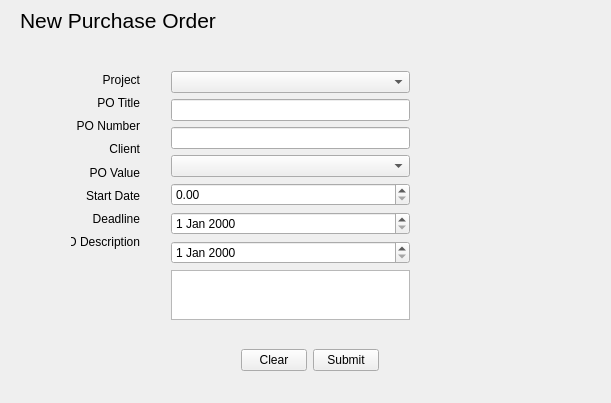
<?xml version="1.0" encoding="UTF-8"?>
<ui version="4.0">
 <class>PurchaseOrder</class>
 <widget class="QWidget" name="PurchaseOrder">
  <property name="geometry">
   <rect>
    <x>0</x>
    <y>0</y>
    <width>611</width>
    <height>403</height>
   </rect>
  </property>
  <property name="windowTitle">
   <string>Form</string>
  </property>
  <widget class="QWidget" name="verticalLayoutWidget">
   <property name="geometry">
    <rect>
     <x>160</x>
     <y>60</y>
     <width>261</width>
     <height>271</height>
    </rect>
   </property>
   <layout class="QVBoxLayout" name="verticalLayout">
    <item>
     <widget class="QComboBox" name="comboBox"/>
    </item>
    <item>
     <widget class="QLineEdit" name="lineEdit">
      <property name="text">
       <string/>
      </property>
     </widget>
    </item>
    <item>
     <widget class="QLineEdit" name="lineEdit_2">
      <property name="text">
       <string/>
      </property>
     </widget>
    </item>
    <item>
     <widget class="QComboBox" name="comboBox_2"/>
    </item>
    <item>
     <widget class="QDoubleSpinBox" name="doubleSpinBox"/>
    </item>
    <item>
     <widget class="QDateEdit" name="dateEdit"/>
    </item>
    <item>
     <widget class="QDateEdit" name="dateEdit_2"/>
    </item>
    <item>
     <widget class="QTextEdit" name="textEdit">
      <property name="html">
       <string>&lt;!DOCTYPE HTML PUBLIC &quot;-//W3C//DTD HTML 4.0//EN&quot; &quot;http://www.w3.org/TR/REC-html40/strict.dtd&quot;&gt;
&lt;html&gt;&lt;head&gt;&lt;meta name=&quot;qrichtext&quot; content=&quot;1&quot; /&gt;&lt;style type=&quot;text/css&quot;&gt;
p, li { white-space: pre-wrap; }
&lt;/style&gt;&lt;/head&gt;&lt;body style=&quot; font-family:'MS Shell Dlg 2'; font-size:8.25pt; font-weight:400; font-style:normal;&quot;&gt;
&lt;p style=&quot;-qt-paragraph-type:empty; margin-top:0px; margin-bottom:0px; margin-left:0px; margin-right:0px; -qt-block-indent:0; text-indent:0px;&quot;&gt;&lt;br /&gt;&lt;/p&gt;&lt;/body&gt;&lt;/html&gt;</string>
      </property>
     </widget>
    </item>
   </layout>
  </widget>
  <widget class="QLabel" name="label">
   <property name="geometry">
    <rect>
     <x>20</x>
     <y>10</y>
     <width>231</width>
     <height>21</height>
    </rect>
   </property>
   <property name="font">
    <font>
     <pointsize>16</pointsize>
    </font>
   </property>
   <property name="text">
    <string>New Purchase Order</string>
   </property>
  </widget>
  <widget class="QWidget" name="horizontalLayoutWidget">
   <property name="geometry">
    <rect>
     <x>230</x>
     <y>320</y>
     <width>160</width>
     <height>80</height>
    </rect>
   </property>
   <layout class="QHBoxLayout" name="horizontalLayout">
    <item>
     <widget class="QPushButton" name="pushButton_2">
      <property name="text">
       <string>Clear</string>
      </property>
     </widget>
    </item>
    <item>
     <widget class="QPushButton" name="pushButton">
      <property name="text">
       <string>Submit</string>
      </property>
     </widget>
    </item>
   </layout>
  </widget>
  <widget class="QWidget" name="verticalLayoutWidget_2">
   <property name="geometry">
    <rect>
     <x>60</x>
     <y>60</y>
     <width>91</width>
     <height>201</height>
    </rect>
   </property>
   <layout class="QVBoxLayout" name="verticalLayout_2">
    <item>
     <widget class="QLabel" name="label_2">
      <property name="text">
       <string>Project</string>
      </property>
      <property name="alignment">
       <set>Qt::AlignRight|Qt::AlignTrailing|Qt::AlignVCenter</set>
      </property>
     </widget>
    </item>
    <item>
     <widget class="QLabel" name="label_3">
      <property name="text">
       <string>PO Title</string>
      </property>
      <property name="alignment">
       <set>Qt::AlignRight|Qt::AlignTrailing|Qt::AlignVCenter</set>
      </property>
     </widget>
    </item>
    <item>
     <widget class="QLabel" name="label_4">
      <property name="text">
       <string>PO Number</string>
      </property>
      <property name="alignment">
       <set>Qt::AlignRight|Qt::AlignTrailing|Qt::AlignVCenter</set>
      </property>
     </widget>
    </item>
    <item>
     <widget class="QLabel" name="label_5">
      <property name="text">
       <string>Client</string>
      </property>
      <property name="alignment">
       <set>Qt::AlignRight|Qt::AlignTrailing|Qt::AlignVCenter</set>
      </property>
     </widget>
    </item>
    <item>
     <widget class="QLabel" name="label_6">
      <property name="text">
       <string>PO Value</string>
      </property>
      <property name="alignment">
       <set>Qt::AlignRight|Qt::AlignTrailing|Qt::AlignVCenter</set>
      </property>
     </widget>
    </item>
    <item>
     <widget class="QLabel" name="label_7">
      <property name="text">
       <string>Start Date</string>
      </property>
      <property name="alignment">
       <set>Qt::AlignRight|Qt::AlignTrailing|Qt::AlignVCenter</set>
      </property>
     </widget>
    </item>
    <item>
     <widget class="QLabel" name="label_8">
      <property name="text">
       <string>Deadline</string>
      </property>
      <property name="alignment">
       <set>Qt::AlignRight|Qt::AlignTrailing|Qt::AlignVCenter</set>
      </property>
     </widget>
    </item>
    <item>
     <widget class="QLabel" name="label_9">
      <property name="text">
       <string>PO Description</string>
      </property>
      <property name="alignment">
       <set>Qt::AlignRight|Qt::AlignTrailing|Qt::AlignVCenter</set>
      </property>
     </widget>
    </item>
   </layout>
  </widget>
 </widget>
 <layoutdefault spacing="6" margin="11"/>
 <resources/>
 <connections/>
</ui>
